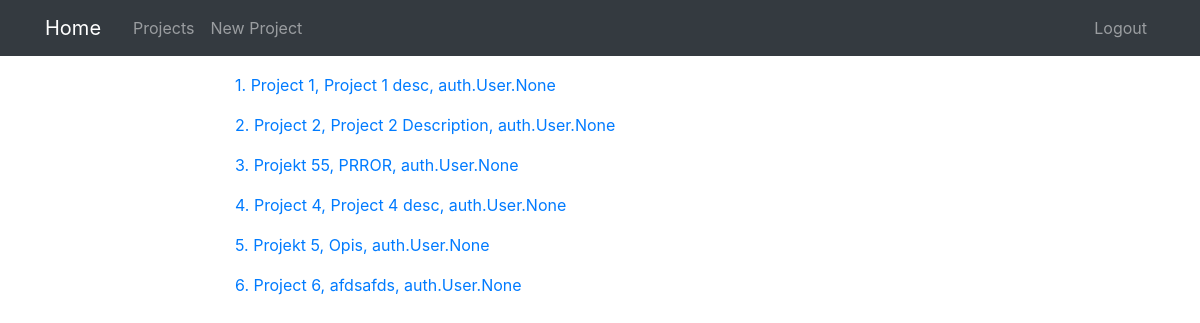
Before: /projects/ (signed in) with the older database file.
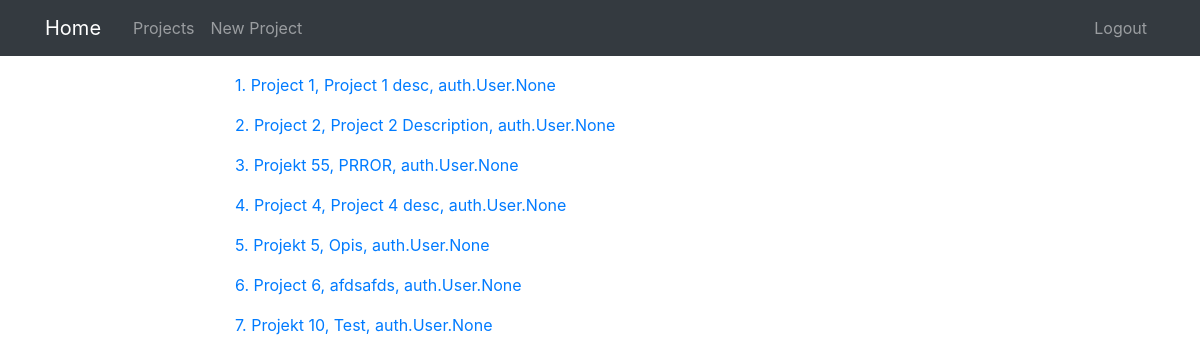
After: the same page with the newer database file.
### projects/models.py (models this page shows, shortened)
class Project(models.Model):
    title = models.CharField(max_length=100)
    description = models.TextField()
    user = models.ManyToManyField(User)
    def __str__(self):
        return f'{self.title}, {self.description}, {self.user}'

### projects/views.py (the view)
# urls.py: path('projects/', ProjectListView.as_view(), name='project-list'),
class ProjectListView(PermissionRequiredMixin, ListView):
    model = Project
    context_object_name = 'projects'
    permission_required = 'projects.view_project'

### projects/templates/projects/project_list.html
{% extends "projects/base.html" %}
{% block content %}
{% for project in projects %}
<p>
    <a href="{% url 'project-detail' project.pk %}">{{ project.pk }}. {{ project }} </a>
</p>
{% endfor %}
{% endblock content %}

Changed rows visible on the page:
added Project: pk "7", title+description+id "Projekt 10, Test, auth.User.None"
